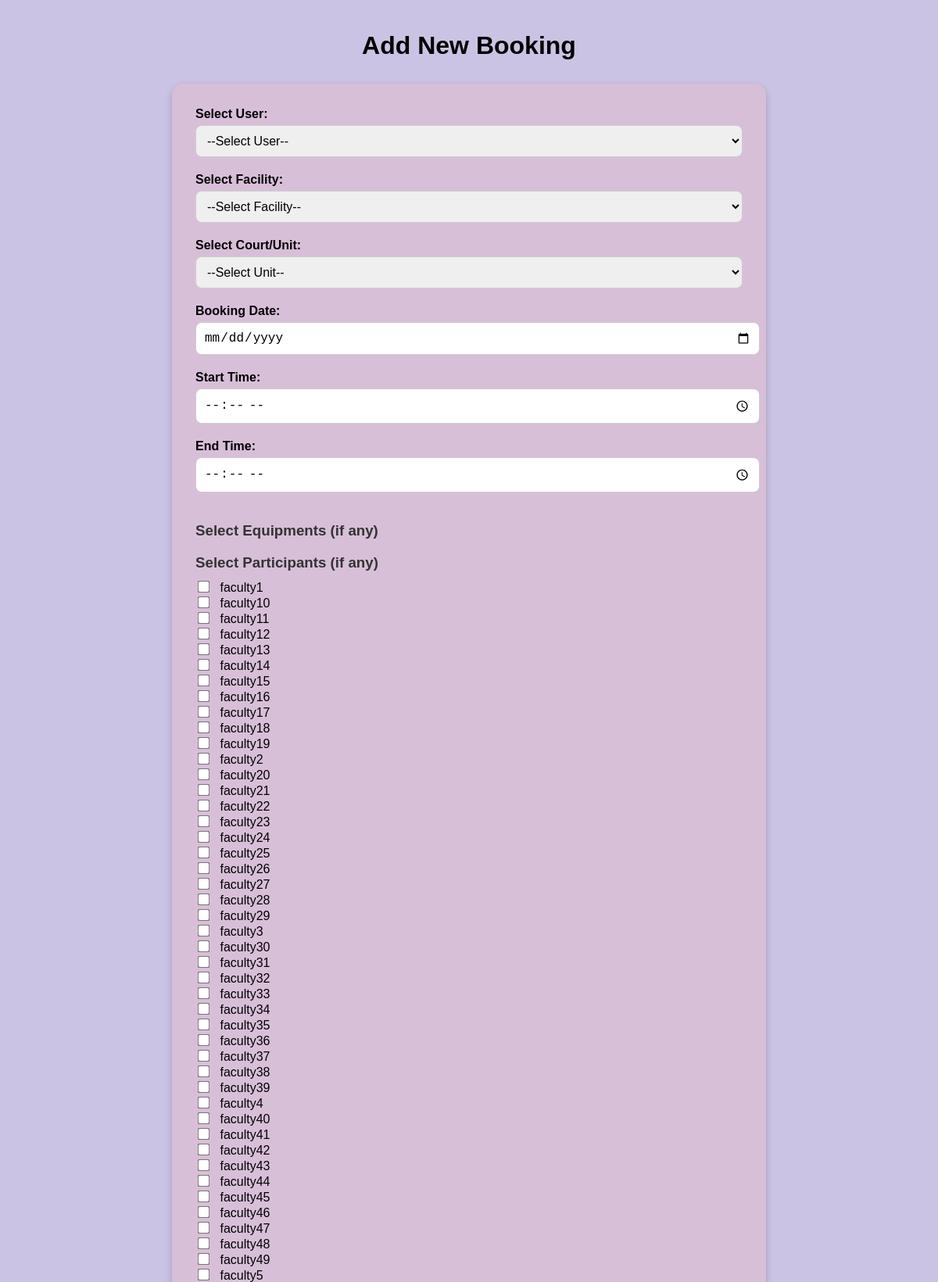
Screenshot of /add_booking.php (upper part) with the database file from the repository.
### tables this page shows
CREATE TABLE `Users` (
  `user_id` int(11) NOT NULL,
  `name` varchar(100) NOT NULL,
  `email` varchar(100) NOT NULL,
  `phone` varchar(20) DEFAULT NULL,
  `role` enum('Student','Faculty') NOT NULL
);

### add_booking.php (the view, shortened to what this page needs)
<?php
include 'db_connect.php';
?>
<!DOCTYPE html>
<html>
<head>
</head>
<body>
    <h2>Add New Booking</h2>
    <form method="post" action="">
        <label for="user_id">Select User:</label>
        <select name="user_id" id="user_id" required>
            <option value="">--Select User--</option>
        </select>
        <label for="facility_id">Select Facility:</label>
        <select name="facility_id" id="facility_id" required>
            <option value="">--Select Facility--</option>
        </select>
        <label for="unit_id">Select Court/Unit:</label>
        <select name="unit_id" id="unit_id" required>
            <option value="">--Select Unit--</option>
        </select>
        <label for="booking_date">Booking Date:</label>
        <input type="date" name="booking_date" id="booking_date" required>
        <label for="start_time">Start Time:</label>
        <input type="time" name="start_time" id="start_time" required>
        <label for="end_time">End Time:</label>
        <input type="time" name="end_time" id="end_time" required>
        <h3>Select Equipments (if any)</h3>
        <h3>Select Participants (if any)</h3>
        <?php
        $participants = $conn->query("SELECT user_id, name FROM Users ORDER BY name ASC");
        while ($row = $participants->fetch_assoc()) {
            echo "<input type='checkbox' name='participants[]' value='{$row['user_id']}'> {$row['name']}<br>";
        }
        ?>
    </form>
</body>
</html>

### add_booking.php (style rules this page uses)
body { font-family: Arial; background-color: #CBC3E3; text-align: center; margin: 0; padding: 0; }
h2 { margin-top: 40px; font-size: 32px; color: #000; }
form { background-color: #D8BFD8; max-width: 700px; margin: 30px auto; padding: 30px; border-radius: 15px; box-shadow: 0 4px 10px rgba(0, 0, 0, 0.2); text-align: left; }
label { display: block; margin-bottom: 5px; font-weight: bold; }
select, input[type="date"], input[type="time"] { width: 100%; padding: 10px; margin-bottom: 20px; border-radius: 8px; border: 1px solid #ccc; font-size: 16px; }
h3 { color: #333; margin-bottom: 10px; }
input[type="checkbox"] { margin-right: 10px; transform: scale(1.2); }

### rows the page displays
users: name "faculty1"
users: name "faculty10"
users: name "faculty11"
users: name "faculty12"
users: name "faculty13"
users: name "faculty14"
users: name "faculty15"
users: name "faculty16"
users: name "faculty17"
users: name "faculty18"
users: name "faculty19"
users: name "faculty2"
users: name "faculty20"
users: name "faculty21"
users: name "faculty22"
users: name "faculty23"
users: name "faculty24"
users: name "faculty25"
users: name "faculty26"
users: name "faculty27"
users: name "faculty28"
users: name "faculty29"
users: name "faculty3"
users: name "faculty30"
users: name "faculty31"
users: name "faculty32"
users: name "faculty33"
users: name "faculty34"
users: name "faculty35"
users: name "faculty36"
users: name "faculty37"
users: name "faculty38"
users: name "faculty39"
users: name "faculty4"
users: name "faculty40"
users: name "faculty41"
users: name "faculty42"
users: name "faculty43"
users: name "faculty44"
users: name "faculty45"
users: name "faculty46"
users: name "faculty47"
users: name "faculty48"
users: name "faculty49"
users: name "faculty5"
